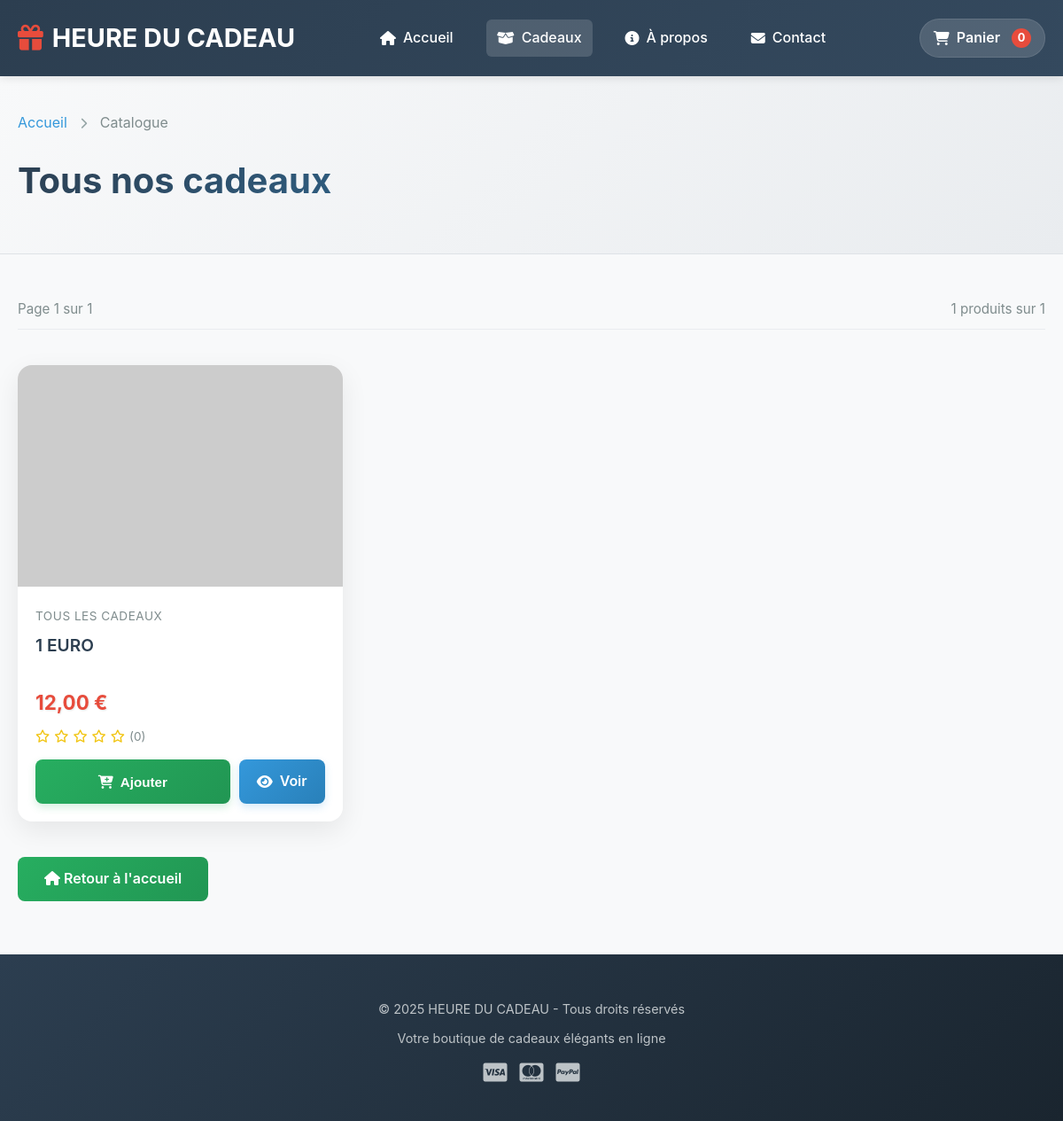
The page /catalogue.php on the database its author committed.
### tables this page shows
CREATE TABLE `produits` (
  `id_produit` int NOT NULL,
  `reference` varchar(50) NOT NULL,
  `nom` varchar(255) NOT NULL,
  `slug` varchar(255) NOT NULL,
  `description` text,
  `description_courte` text,
  `prix_ht` decimal(10,2) NOT NULL,
  `tva` decimal(4,2) DEFAULT '20.00',
  `prix_ttc` decimal(10,2) GENERATED ALWAYS AS ((`prix_ht` * (1 + (`tva` / 100)))) STORED,
  `quantite_stock` int DEFAULT '0',
  `seuil_alerte` int DEFAULT '10',
  `id_categorie` int NOT NULL,
  `marque` varchar(100) DEFAULT NULL,
  `poids` decimal(6,2) DEFAULT NULL COMMENT 'en grammes',
  `dimensions` varchar(50) DEFAULT NULL COMMENT 'LxHxP en cm',
  `materiau` varchar(100) DEFAULT NULL,
  `couleur` varchar(50) DEFAULT NULL,
  `made_in` varchar(50) DEFAULT NULL,
  `personnalisable` tinyint(1) DEFAULT '0',
  `ecologique` tinyint(1) DEFAULT '0',
  `made_in_france` tinyint(1) DEFAULT '0',
  `artisanal` tinyint(1) DEFAULT '0',
  `exclusif` tinyint(1) DEFAULT '0',
  `note_moyenne` decimal(3,2) DEFAULT '0.00',
  `nombre_avis` int DEFAULT '0',
  `vues` int DEFAULT '0',
  `ventes` int DEFAULT '0',
  `statut` enum('actif','inactif','rupture','bientot') DEFAULT 'actif',
  `date_creation` datetime DEFAULT CURRENT_TIMESTAMP,
  `date_modification` datetime DEFAULT NULL ON UPDATE CURRENT_TIMESTAMP
);

CREATE TABLE `categories` (
  `id_categorie` int NOT NULL,
  `nom` varchar(100) NOT NULL,
  `slug` varchar(100) NOT NULL,
  `description` text,
  `parent_id` int DEFAULT NULL,
  `image` varchar(255) DEFAULT NULL,
  `ordre` int DEFAULT '0',
  `active` tinyint(1) DEFAULT '1',
  `meta_titre` varchar(255) DEFAULT NULL,
  `meta_description` text,
  `date_creation` datetime DEFAULT CURRENT_TIMESTAMP
);

### session_verification.php (called while the page is built, shortened)
<?php
function getCartItemsFromBDD($pdo) {
    $session_id = session_id();
    $client_id = $_SESSION[SESSION_KEY_CLIENT_ID] ?? null;
    try {
        if ($client_id) {
            $stmt = $pdo->prepare("
                SELECT id_panier FROM panier
                WHERE id_client = ? AND statut = 'actif'
                ORDER BY date_creation DESC LIMIT 1
            ");
            $stmt->execute([$client_id]);
        } else {
            $stmt = $pdo->prepare("
                SELECT id_panier FROM panier
                WHERE session_id = ? AND statut = 'actif'
                ORDER BY date_creation DESC LIMIT 1
            ");
            $stmt->execute([$session_id]);
        }
        $panier = $stmt->fetch();
        if (!$panier) {
            return [
                'success' => true,
                'panier' => [],
                'sous_total' => 0,
                'total_items' => 0
            ];
        }
        $id_panier = $panier['id_panier'];
        $stmt = $pdo->prepare("
            SELECT
                pi.id_item,
                pi.id_produit,
                pi.quantite,
                pi.prix_unitaire,
                pi.date_ajout,
                p.nom,
                p.reference,
                p.slug,
                p.quantite_stock,
                p.description_courte,
                (SELECT url_image FROM images_produits WHERE id_produit = p.id_produit AND principale = 1 LIMIT 1) as image,
                (pi.quantite * pi.prix_unitaire) as prix_total
            FROM panier_items pi
            INNER JOIN produits p ON pi.id_produit = p.id_produit
            WHERE pi.id_panier = ?
            ORDER BY pi.date_ajout DESC
        ");
        $stmt->execute([$id_panier]);
        $items = $stmt->fetchAll();
        $sous_total = 0;
        $total_items = 0;
        return [
            'success' => true,
            'panier' => $items,
            'sous_total' => round($sous_total, 2),
            'total_items' => $total_items,
            'panier_id' => (int)$id_panier
        ];
    } catch (Exception $e) {
        error_log("Erreur getCartItemsFromBDD: " . $e->getMessage());
        return [
            'success' => false,
            'message' => 'Erreur lors de la récupération du panier',
            'panier' => [],
            'sous_total' => 0,
            'total_items' => 0
        ];
    }
}
?>

### catalogue.php (the view, shortened to what this page needs)
<?php
require_once 'session_verification.php';
$produits_par_page = 12;
$page = isset($_GET['page']) ? (int)$_GET['page'] : 1;
$offset = ($page - 1) * $produits_par_page;
$categorie_id = isset($_GET['categorie']) ? (int)$_GET['categorie'] : 0;
$is_all_categories = ($categorie_id <= 0);
$pdo = getPDOConnection();
$produits = [];
$categorie = null;
$total_produits = 0;
$total_pages = 1;
$erreur_bdd = false;
$message_erreur = '';
if ($pdo) {
    try {
        if (!$erreur_bdd) {
            if ($is_all_categories) {
                $stmt_count = $pdo->query("SELECT COUNT(*) FROM produits WHERE statut = 'actif'");
            } else {
                $stmt_count = $pdo->prepare("
                    SELECT COUNT(*) FROM produits
                    WHERE statut = 'actif' AND id_categorie = ?
                ");
                $stmt_count->execute([$categorie_id]);
            }
            $total_produits = $stmt_count->fetchColumn();
            $total_pages = ceil($total_produits / $produits_par_page);
            if ($is_all_categories) {
                $sql = "
                    SELECT p.*,
                           c.nom as categorie_nom,
                           c.id_categorie as categorie_id
                    FROM produits p
                    LEFT JOIN categories c ON p.id_categorie = c.id_categorie
                    WHERE p.statut = 'actif'
                    ORDER BY p.date_creation DESC, p.id_produit DESC
                    LIMIT ? OFFSET ?
                ";
                $stmt = $pdo->prepare($sql);
                $stmt->execute([$produits_par_page, $offset]);
            }
            $produits = $stmt->fetchAll();
            $images = [];
            if (!empty($produits)) {
                $ids = array_column($produits, 'id_produit');
                $placeholders = implode(',', array_fill(0, count($ids), '?'));
                $stmt_imgs = $pdo->prepare("
                    SELECT id_produit, url_image, principale
                    FROM images_produits
                    WHERE id_produit IN ($placeholders)
                    ORDER BY principale DESC, ordre ASC, id_image ASC
                ");
                $stmt_imgs->execute($ids);
                while ($img = $stmt_imgs->fetch()) {
                    $clean_url = $img['url_image'];
                    if (!isset($images[$img['id_produit']])) {
                        $images[$img['id_produit']] = $clean_url;
                    }
                }
            }
        }
    } catch (Exception $e) {
        error_log("Erreur récupération catalogue: " . $e->getMessage());
        $erreur_bdd = true;
        $message_erreur = $e->getMessage();
    }
} else {
    $erreur_bdd = true;
    $message_erreur = "Impossible de se connecter à la base de données";
}
$panier_data = getCartItemsFromBDD($pdo);
$panier_count = $panier_data['total_items'] ?? 0;
if ($is_all_categories) {
    $page_title = "Tous nos cadeaux";
} else {
    $page_title = $categorie ? htmlspecialchars($categorie['nom']) : "Catégorie introuvable";
}
?>
<!doctype html>
<html lang="fr">
<head>
    <link rel="stylesheet" href="https://cdnjs.cloudflare.com/ajax/libs/font-awesome/6.4.0/css/all.min.css" />
</head>
<body>
    <header>
        <div class="container">
            <div class="header-content">
                <a href="index.php" class="logo">
                    <i class="fas fa-gift"></i> HEURE DU CADEAU
                </a>
                <nav>
                    <a href="index.php"><i class="fas fa-home"></i> Accueil</a>
                    <a href="catalogue.php" class="active"><i class="fas fa-box-open"></i> Cadeaux</a>
                    <a href="apropos.html"><i class="fas fa-info-circle"></i> À propos</a>
                    <a href="contact.html"><i class="fas fa-envelope"></i> Contact</a>
                </nav>
                <div class="cart-wrapper">
                    <a href="panier.html" class="cart-link" id="cartToggle">
                        <i class="fas fa-shopping-cart"></i>
                        <span>Panier</span>
                        <span class="cart-count" id="cartCount"><?= $panier_count ?></span>
                    </a>
                </div>
            </div>
        </div>
    </header>
    <section class="catalogue-header">
        <div class="container">
            <div class="breadcrumb">
                <a href="index.php">Accueil</a> <i class="fas fa-chevron-right"></i>
                <?php if ($is_all_categories): ?>
                    <span>Catalogue</span>
                <?php else: ?>
                    <a href="catalogue.php">Catalogue</a> <i class="fas fa-chevron-right"></i>
                    <span><?= htmlspecialchars($categorie['nom']) ?></span>
                <?php endif; ?>
            </div>
            <h1><?= $page_title ?></h1>
        </div>
    </section>
    <section class="container">
        <div class="products-info">
            <span>Page <?= $page ?> sur <?= $total_pages ?></span>
            <span><?= count($produits) ?> produits sur <?= $total_produits ?></span>
        </div>
        <div class="products-grid" id="featuredProducts">
            <?php if ($erreur_bdd): ?>
                <div class="empty-state">
                    <i class="fas fa-exclamation-triangle"></i>
                    <h3>Erreur de chargement</h3>
                    <p><?= htmlspecialchars($message_erreur) ?></p>
                    <button onclick="window.location.reload()" class="btn-add-to-cart" style="display: inline-block;">
                        <i class="fas fa-sync-alt"></i> Réessayer
                    </button>
                </div>
            <?php else: ?>
                <?php foreach ($produits as $produit):
                    $prix = number_format($produit['prix_ttc'] ?? 0, 2, ',', ' ');
                    $image_url = $images[$produit['id_produit']] ?? 'https://via.placeholder.com/300x300/95a5a6/ffffff?text=Produit';
                    $stock = $produit['quantite_stock'] ?? 0;
                    $en_stock = $stock > 0;
                ?>
                <div class="product-card" data-id="<?= $produit['id_produit'] ?>">
                    <div class="product-image">
                        <img src="<?= $image_url ?>"
                             alt="<?= htmlspecialchars($produit['nom'] ?? 'Produit') ?>"
                             loading="lazy"
                             onerror="this.src='https://via.placeholder.com/300x300/95a5a6/ffffff?text=Produit'">
                    </div>
                    <div class="product-info">
                        <span class="product-category">
                            <?= htmlspecialchars($produit['categorie_nom'] ?? ($is_all_categories ? 'Cadeau' : $categorie['nom'])) ?>
                        </span>
                        <h3><?= htmlspecialchars($produit['nom'] ?? 'Produit sans nom') ?></h3>
                        <p class="product-price"><?= $prix ?> €</p>
                        <div class="product-rating">
                            <?php
                            $note = $produit['note_moyenne'] ?? 4.5;
                            $note_entier = floor($note);
                            for($i = 1; $i <= 5; $i++):
                                if ($i <= $note_entier):
                            ?>
                                <i class="fas fa-star"></i>
                            <?php elseif ($i == $note_entier + 1 && $note - $note_entier >= 0.5): ?>
                                <i class="fas fa-star-half-alt"></i>
                            <?php else: ?>
                                <i class="far fa-star"></i>
                            <?php endif; endfor; ?>
                            <span class="rating-count">(<?= $produit['nombre_avis'] ?? rand(5, 50) ?>)</span>
                        </div>
                        <div class="product-actions">
                            <button class="btn-add-to-cart" data-id="<?= $produit['id_produit'] ?>"
                                    <?= !$en_stock ? 'disabled' : '' ?>
                                    data-nom="<?= htmlspecialchars($produit['nom']) ?>"
                                    data-prix="<?= $produit['prix_ttc'] ?>"
                                    data-image="<?= $image_url ?>">
                                <i class="fas fa-cart-plus"></i>
                                <?= $en_stock ? 'Ajouter' : 'Rupture' ?>
                            </button>
                            <a href="produit.php?id=<?= $produit['id_produit'] ?>" class="btn-view">
                                <i class="fas fa-eye"></i> Voir
                            </a>
                        </div>
                    </div>
                </div>
                <?php endforeach; ?>
            <?php endif; ?>
        </div>
       <div class="text-center" style="margin-top: 20px; margin-bottom: 40px;">
            <a href="index.php" class="btn-home" style="display: inline-block; padding: 12px 30px; background: linear-gradient(135deg, #27ae60, #219653); color: white; border-radius: 8px; text-decoration: none; font-weight: 600;">
            <i class="fas fa-home"></i> Retour à l'accueil
            </a>
        </div>
    </section>
    <footer>
        <div class="container">
            <div class="footer-content">
                <p>&copy; 2025 HEURE DU CADEAU - Tous droits réservés</p>
                <p>Votre boutique de cadeaux élégants en ligne</p>
                <p style="margin-top: 15px">
                    <i class="fab fa-cc-visa"></i>
                    <i class="fab fa-cc-mastercard"></i>
                    <i class="fab fa-cc-paypal"></i>
                </p>
            </div>
        </div>
    </footer>
</body>
</html>

### rows shown on the page
produits: id_categorie.nom "TOUS LES CADEAUX", nom "1 EURO", prix_ttc "12,00", note_moyenne 0 (drawn), nombre_avis "0", quantite_stock "Ajouter"

### other values the page prints
$panier_count "0"
$page_title "Tous nos cadeaux"
$page "1"
$total_pages "1"
count($produits) "1"
$total_produits "1"
